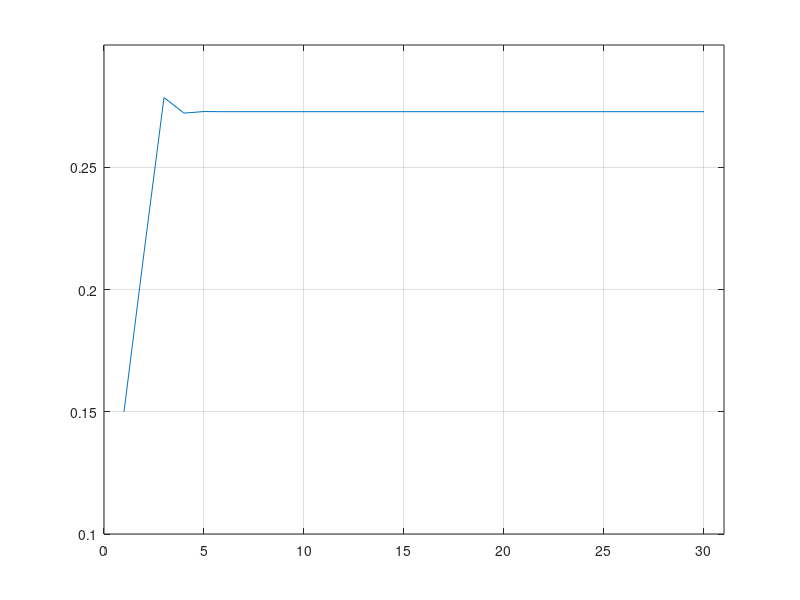

Here is the MATLAB script that generated this plot:
nAulas = 1:1:30

matEstados = [0.7 0.8 
              0.3 0.2];

sum(matEstados);
matEstados >= 0 & matEstados <= 1;

vetEstado1 = [0.15  % prob estar presente na primeira aula
              0.85];

vetEstadoFinal = zeros(1, 30);

vetEstadoFinal(1) = vetEstado1(1);

for i = 1:1:29
    vetEstado = (matEstados^i) * vetEstado1;
    vetEstadoFinal(i+1) = vetEstado(2);
end

plot(nAulas, vetEstadoFinal);
axis([0 31 0.1 0.3]);
grid on;
